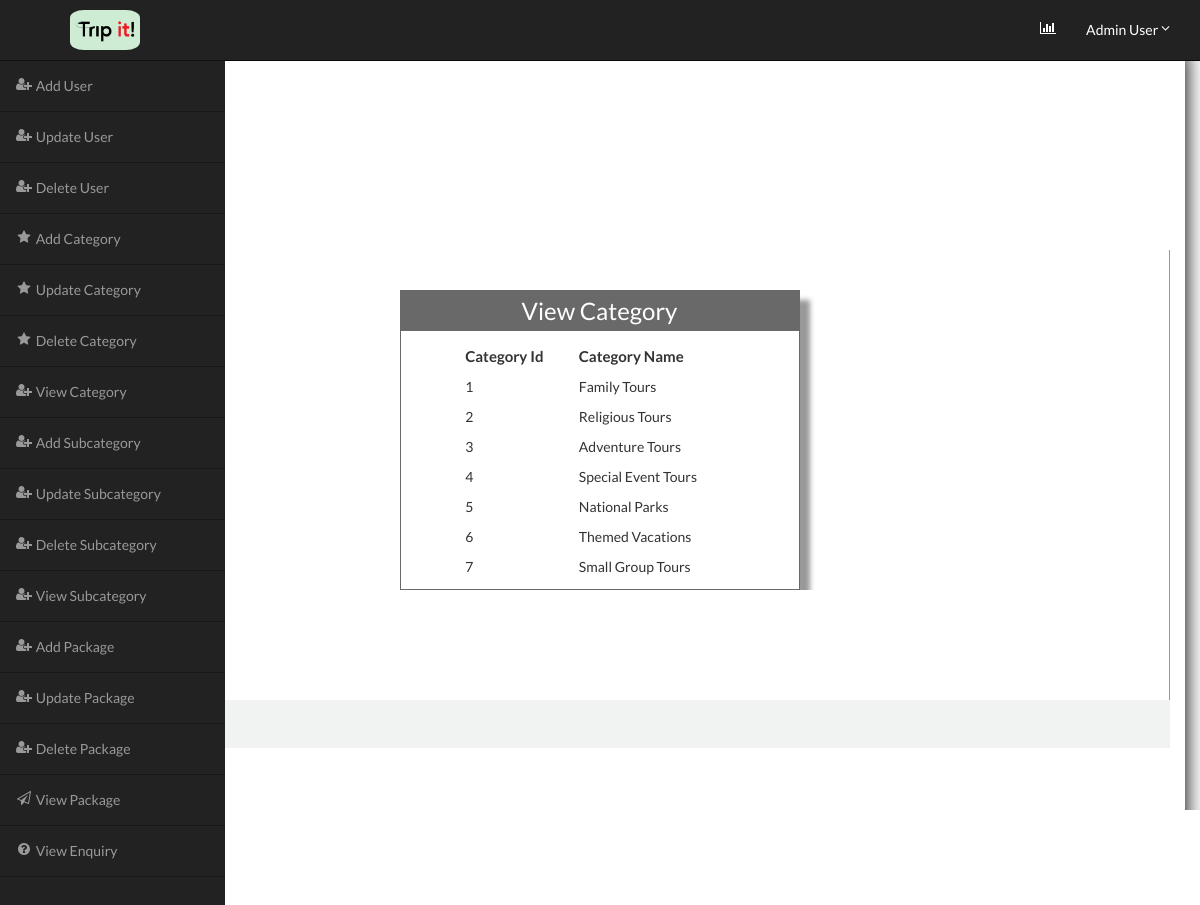
Page /Admin/viewcategory.php (signed in) on the committed database.
### tables this page shows
CREATE TABLE `category` (
  `Cat_id` int(100) NOT NULL,
  `Cat_name` varchar(2000) NOT NULL
);

### Admin/viewcategory.php (the view, shortened to what this page needs)
<!DOCTYPE html>
<html>
<head>
	<link href="style.css" rel="stylesheet" type="text/css" />
	<link href="../css/bootstrap.css" rel='stylesheet' type='text/css' />
	<link href="../css/style.css" rel="stylesheet" type="text/css" media="all" />
</head>
<body>
	<?php include('function.php'); ?>
	<div style="padding-top:200px; box-shadow:1px 1px 20px black; min-height:100vh" class="container">
		<div style="border-right:1px solid #999; min-height:450px;">
			<?php include('left.php'); ?>
		</div>
		<div>
			<form method="post">
				<table border="0" width="400px" height="300px" align="center" class="tableshadow" style="border-color:dimgray;">
					<tr>
						<td class="toptd" style="background-color: dimgray; ">View Category</td>
					</tr>
					<tr>
						<td align="center" valign="top" style="padding-top:10px;">
							<table border="0" align="center" width="70%">
								<tr>
									<td style="font-size:15px; padding:5px; font-weight:bold;">Category Id</td>
									<td style="font-size:15px; padding:5px; font-weight:bold;">Category Name</td>
								</tr>
								<?php
								$s = "select * from category";
								$result = mysqli_query($cn, $s);
								while ($data = mysqli_fetch_array($result)) {
									echo "<tr><td style=' padding:5px;'>$data[0]</td><td style=' padding:5px;'>$data[1]</td></tr>";
								}
								?>
							</table>
						</td>
					</tr>
				</table>
			</form>
		</div>
	</div>
	<?php include('bottom.php'); ?>
</body>
</html>

### Admin/function.php (shortened to what this page needs)
<!DOCTYPE html>
<html>
<head>
</head>
<body>
</body>
</html>

### Admin/left.php (shortened to what this page needs)
<!DOCTYPE html>
<html>
<head>
</head>
<body>
    <div id="wrapper">
        <nav class="navbar navbar-inverse navbar-fixed-top" role="navigation">
            <div class="navbar-header">
                <a class="navbar-brand" style="padding-left: 70px;
    padding-top: 10px;">
                    <img src="../images/logos/2.jpg" style="width:70px ; height:40px; border-radius: 20%;" alt="LOGO">
                </a>
            </div>
            <ul class="nav navbar-right top-nav">
                <li><a href="#" data-placement="bottom" data-toggle="tooltip" href="#" data-original-title="Stats"><i class="fa fa-bar-chart-o"></i>
                    </a>
                </li>
                <li class="dropdown">
                    <a href="#" class="dropdown-toggle" data-toggle="dropdown">Admin User <b class="fa fa-angle-down"></b></a>
                </li>
            </ul>
            <div class="collapse navbar-collapse navbar-ex1-collapse">
                <ul class="nav navbar-nav side-nav">
                    <?php if ($_SESSION["usertype"] == "Admin") { ?>
                        <li>
                            <a href="adduser.php" data-toggle="collapse" data-target="#submenu-1"><i class="fa fa-fw fa-user-plus"></i> Add User</a>
                        </li>
                        <li>
                            <a href="updateuser.php" data-toggle="collapse" data-target="#submenu-1"><i class="fa fa-fw fa-user-plus"></i> Update User</a>
                        </li>
                        <li>
                            <a href="deleteuser.php" data-toggle="collapse" data-target="#submenu-1"><i class="fa fa-fw fa-user-plus"></i> Delete User</a>
                        </li>
                    <?php } ?>
                    <li>
                        <a href="addcategory.php" data-toggle="collapse" data-target="#submenu-2"><i class="fa fa-fw fa-star"></i> Add Category</a>
                    </li>
                    <?php if ($_SESSION["usertype"] == "Admin") { ?>
                        <li>
                            <a href="updatecategory.php" data-toggle="collapse" data-target="#submenu-2"><i class="fa fa-fw fa-star"></i> Update Category</a>
                        </li>
                        <li>
                            <a href="deletecategory.php" data-toggle="collapse" data-target="#submenu-2"><i class="fa fa-fw fa-star"></i> Delete Category</a>
                        </li>
                    <?php } ?>
                    <li>
                        <a href="viewcategory.php"><i class="fa fa-fw fa-user-plus"></i> View Category</a>
                    </li>
                    <li>
                        <a href="addsubcategory.php"><i class="fa fa-fw fa-user-plus"></i> Add Subcategory</a>
                    </li>
                    <?php if ($_SESSION["usertype"] == "Admin") { ?>
                        <li>
                            <a href="updatesubcategory.php"><i class="fa fa-fw fa-user-plus"></i> Update Subcategory</a>
                        </li>
                        <li>
                            <a href="deletesubcategory.php"><i class="fa fa-fw fa-user-plus"></i> Delete Subcategory</a>
                        </li>
                    <?php } ?>
                    <li>
                        <a href="viewsubcategory.php"><i class="fa fa-fw fa-user-plus"></i> View Subcategory</a>
                    </li>
                    <li>
                        <a href="addpackage.php"><i class="fa fa-fw fa-user-plus"></i> Add Package</a>
                    </li>
                    <?php if ($_SESSION["usertype"] == "Admin") { ?>
                        <li>
                            <a href="updatepackage.php"><i class="fa fa-fw fa-user-plus"></i> Update Package</a>
                        </li>
                        <li>
                            <a href="deletepackage.php"><i class="fa fa-fw fa-user-plus"></i> Delete Package</a>
                        </li>
                    <?php } ?>
                    <li>
                        <a href="viewpackage.php"><i class="fa fa-fw fa-paper-plane-o"></i> View Package</a>
                    </li>
                    <li>
                        <a href="viewenquiry.php"><i class="fa fa-fw fa fa-question-circle"></i> View Enquiry</a>
                    </li>
                </ul>
            </div>
        </nav>
</body>
</html>

### Admin/bottom.php
<div class="copyright text-right">
<p style="padding-right:100px"></p>
</div>

### Admin/style.css (style rules this page uses)
.tableshadow { box-shadow: 10px 10px 5px #999; padding-top: 40px; border: solid 1px darkgray; overflow: scroll; }
.toptd { color: white; font-size: 24px; text-align: center; height: 40px; background-color: darkgray; }

### css/style.css (style rules this page uses)
body { margin: 0; padding: 0; font-family: "Lato", sans-serif; -webkit-appearance: none; }
body a { transition: 0.5s all; -webkit-transition: 0.5s all; -moz-transition: 0.5s all; -o-transition: 0.5s all; -ms-transition: 0.5s all; }
p { margin: 0; }
ul { margin: 0; padding: 0; }
.container:after { content: "\0020"; display: block; height: 0; clear: both; visibility: hidden; }
.copyright { background: #f1f2f2; min-height: 48px; }
.copyright p { color: #9d9c9c; padding: 1em 0; }

### Admin/left.php (style rules this page uses)
@media (min-width:768px) { body { margin-top: 50px; } }
@media (min-width:768px) { html, body, #wrapper, #page-wrapper { height: 100%; overflow-x: hidden; overflow-y: visible; padding-bottom: 40px; } }
* { overflow: hidden; }
#wrapper { padding-left: 0; }
@media (min-width:768px) { #wrapper { padding-left: 225px; } }
.top-nav { padding: 0 15px; }
.top-nav>li { display: inline-block; float: left; }
.top-nav>li>a { padding-top: 20px; padding-bottom: 20px; line-height: 20px; color: #fff; }
@media (min-width:768px) { .side-nav { position: fixed; top: 60px; left: 225px; width: 225px; margin-left: -225px; border: none; border-radius: 0; border-top: 1px rgba(0, 0, 0, .5) solid; overflow-y: auto; background-color: #222; bottom: 0; overflow-x: hidden; padding-bottom: 40px; } }
@media (min-width:768px) { .side-nav>li>a { width: 225px; border-bottom: 1px rgba(0, 0, 0, .3) solid; } }
.navbar-brand { padding: 5px 15px; }

### rows in the picture
category: Cat_id "1", Cat_name "Family Tours"
category: Cat_id "2", Cat_name "Religious Tours"
category: Cat_id "3", Cat_name "Adventure Tours"
category: Cat_id "4", Cat_name "Special Event Tours"
category: Cat_id "5", Cat_name "National Parks"
category: Cat_id "6", Cat_name "Themed Vacations"
category: Cat_id "7", Cat_name "Small Group Tours"
